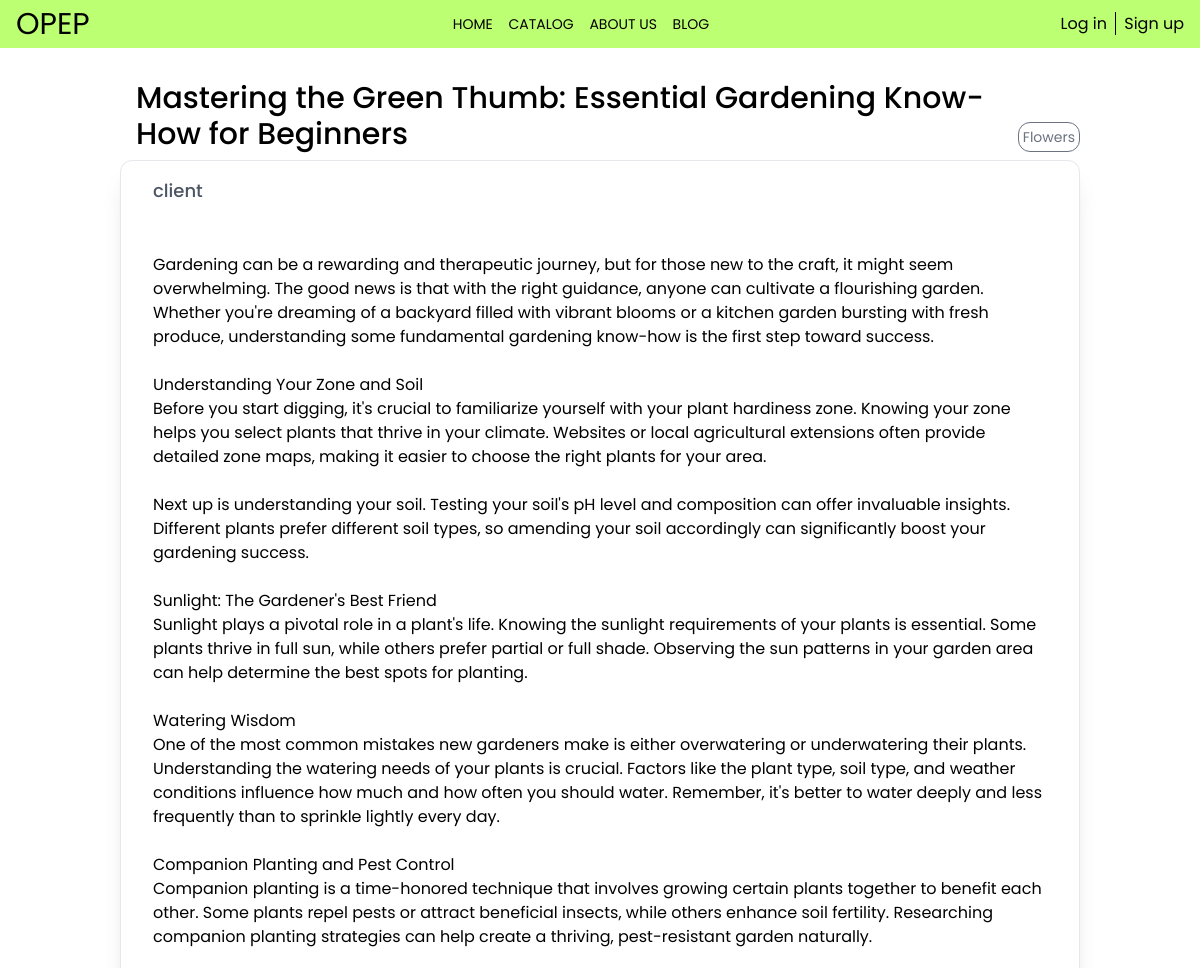
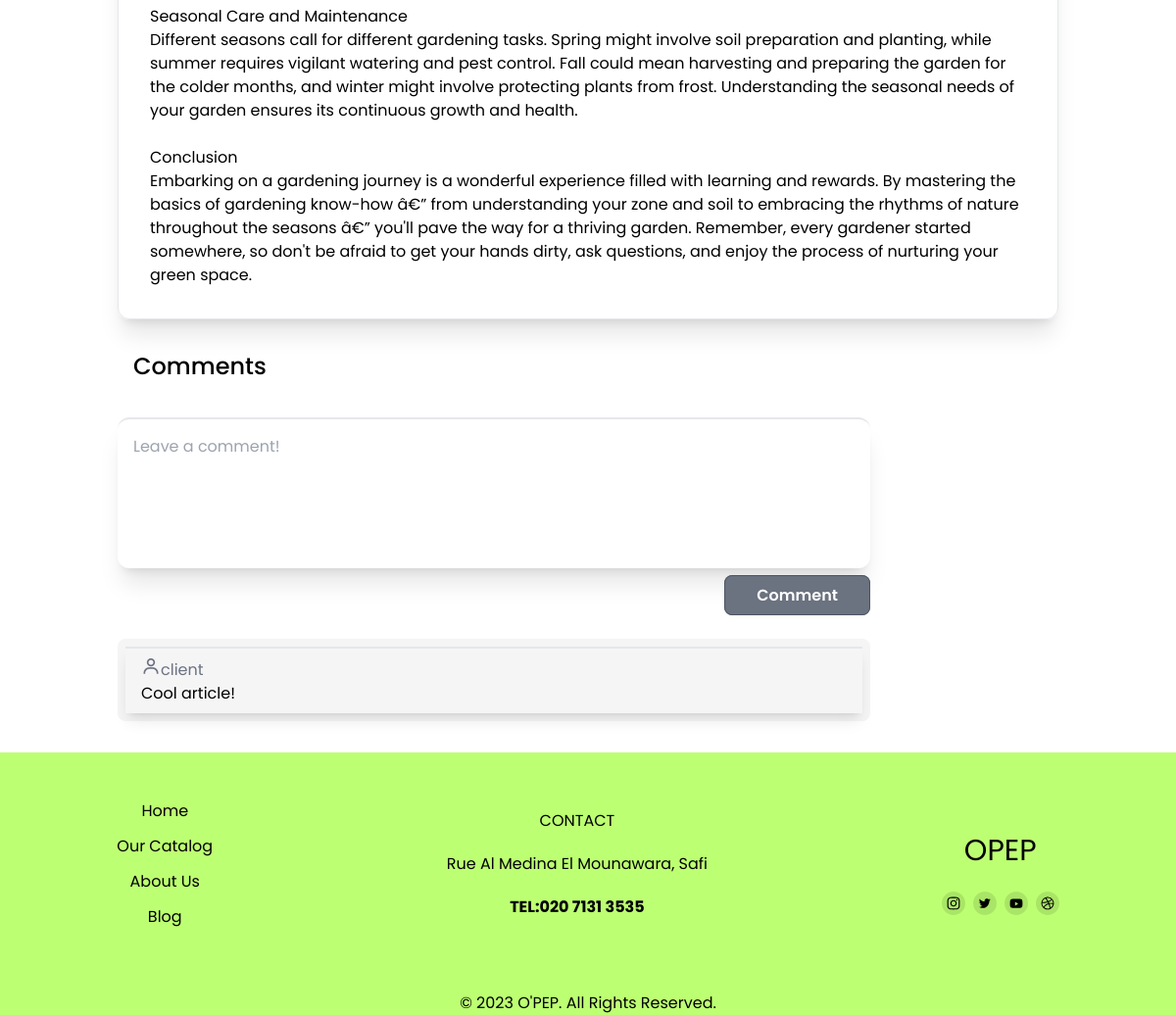
The page /src/blog/articlePage.php?article=1 on the database its author committed (2 pictures, top to bottom).
### tables this page shows
CREATE TABLE `articles` (
  `articleId` int(11) NOT NULL,
  `articleTitle` varchar(255) DEFAULT NULL,
  `articleContent` varchar(30000) DEFAULT NULL,
  `userId` int(11) NOT NULL,
  `themeId` int(11) DEFAULT NULL,
  `articleTag` varchar(50) DEFAULT NULL,
  `isDeleted` int(11) DEFAULT 0
);

CREATE TABLE `users` (
  `userId` int(11) NOT NULL,
  `userName` varchar(50) NOT NULL,
  `userEmail` varchar(300) NOT NULL,
  `userPassword` mediumblob NOT NULL,
  `isVerified` int(11) NOT NULL DEFAULT 0,
  `roleId` int(11) NOT NULL
);

CREATE TABLE `comments` (
  `commentId` int(11) NOT NULL,
  `commentContent` varchar(3000) DEFAULT NULL,
  `userSession` int(11) NOT NULL,
  `articleId` int(11) NOT NULL,
  `isDeleted` int(11) DEFAULT 0
);

### src/blog/articlePage.php (the view, shortened to what this page needs)
<?php
include "../includes/conn.php";
$userId = $_SESSION['userId'];
if (isset($_GET['article'])) {
    $articleId = htmlspecialchars($_GET['article']);
    $select = "SELECT * FROM articles JOIN users ON articles.userId = users.userId WHERE articleId = ?";
    $stmt = $conn->prepare($select);
    $stmt->bind_param("i", $articleId);
    $stmt->execute();
    $result = $stmt->get_result();
    if (mysqli_num_rows($result) > 0) {
        $row = mysqli_fetch_assoc($result);
        $articleTitle = $row['articleTitle'];
        $articleContent = $row['articleContent'];
        $articleContent = str_replace('&#10;', "<br>", $articleContent);
        $articleTag = $row['articleTag'];
        $authorName = $row['userName'];
    } else {
        header('Location:themes.php');
        exit;
    }
} else {
    header('Location:themes.php');
    exit;
}
?>
<!DOCTYPE html>
<html lang="en">
<head>
</head>
<body>
    <?php include("../includes/nav_blog.php"); ?>
    <div class="w-[95%] md:w-4/5 mx-auto flex flex-col gap-2">
        <div id="article" class="w-full flex flex-col gap-2">
            <div class="flex flex-row w-full gap-4 items-end mt-8 pl-4">
                <h1 id="title" class="text-2xl md:text-3xl font-medium"><?= $articleTitle ?></h1>
                <p id="tag" class="text-sm p-1 rounded-xl border border-gray-500 text-gray-500"><?= $articleTag ?></p>
            </div>
            <div class="flex flex-col w-full shadow-xl rounded-xl border">
                <div class="w-full flex justify-between items-center">
                    <p class="pl-8 py-4 font-medium text-lg text-gray-600">
                        <?= $authorName ?>
                    </p>
                </div>
                <p id="content" class="p-4 md:p-8 pt-0"><?= $articleContent ?> </p>
            </div>
        </div>
        <div class="flex flex-col mt-6">
            <h1 class="text-2xl font-medium pl-4">Comments</h1>
        </div>
        <div class="flex flex-col gap-4 w-[95%] mx-auto md:mx-0 md:w-4/5">
            <textarea name="comment" id="comment" cols="30" rows="5" class="w-full resize-none shadow-xl border-t-2 rounded-xl p-4" placeholder="Leave a comment!"></textarea>
            <div class="self-end">
                <?php if (!isset($_SESSION['client_name']) && !isset($_SESSION['admin_name']) && !isset($_SESSION['administrator_name'])) { ?>
                    <a href="../pages/login.php" class="px-8 py-2 bg-gray-500 border border-gray-600 text-white font-semibold rounded-lg">Comment</a>
                <?php } else { ?>
                    <button id="addComment" class="px-8 py-2 bg-gray-500 border border-gray-600 text-white font-semibold rounded-lg">Comment</button>
                <?php } ?>
            </div>
        </div>
        <div id="comments" class="flex flex-col gap-4 w-[95%] mx-auto md:mx-0 md:w-4/5 mt-6 p-2 bg-[#f5f5f5] rounded-lg">
            <?php
            $select = "SELECT * FROM comments WHERE articleId = $articleId";
            $result = mysqli_query($conn, $select);
            if (mysqli_num_rows($result) > 0) {
                while ($row = mysqli_fetch_assoc($result)) {
                    $articleId = $row['articleId'];
                    $commentId = $row['commentId'];
                    $userSession = $row['userSession'];
                    $commentContent = htmlspecialchars_decode($row['commentContent']);
                    $isDeleted = $row['isDeleted'];
                    $user = "SELECT * FROM users WHERE userId = $userSession";
                    $result2 = mysqli_query($conn, $user);
                    $row2 = mysqli_fetch_assoc($result2);
                    $userName = $row2['userName'];
                    if (($isDeleted == 1 && $userId == $userSession) || ($isDeleted == 1 && (isset($_SESSION['admin_name']) || isset($_SESSION['administrator_name'])))) {
            ?>
                        <div id="comment<?= $commentId ?>" class="flex flex-col w-full shadow-md border-t-2 p-2 pl-4 bg-red-500/30">
                            <div class="flex w-full justify-between">
                                <h1 id="user<?= $commentId ?>" class="text-gray-500"><i class='bx bx-user text-gray-500 text-xl border-gray-500'></i><?= $userName ?></h1>
                                <?php if ($userId == $userSession) { ?>
                                    <div>
                                        <p onclick="undoDelete(<?= $commentId ?>,<?= $articleId ?>)" class="cursor-pointer underline text-gray-500">Undo</p>
                                    </div>
                                <?php } else if (isset($_SESSION['admin_name']) || isset($_SESSION['administrator_name'])) { ?>
                                    <div>
                                        <p onclick="undoDelete(<?= $commentId ?>,<?= $articleId ?>)" class="cursor-pointer underline text-gray-500">Undo</p>
                                    </div>
                                <?php } ?>
                            </div>
                            <p id="p<?= $commentId ?>">[Deleted comment]</p>
                        </div>
                    <?php } elseif ($isDeleted == 1) {  ?>
                    <?php  } else { ?>
                        <div id="comment<?= $commentId ?>" class="flex flex-col w-full shadow-lg border-t-2 p-2 pl-4">
                            <div class="flex w-full justify-between">
                                <h1 id="user<?= $commentId ?>" class="text-gray-500"><i class='bx bx-user text-gray-500 text-xl border-gray-500'></i><?= $userName ?></h1>
                            </div>
                            <p id="p<?= $commentId ?>"><?= $commentContent ?></p>
                        </div>
                <?php }
                }
            } else { ?>
                <div class="flex flex-col w-full shadow-md rounded-lg border-t-2 p-2 pl-4 text-center bg-gray-200">
                    <p>No comments</p>
                </div>
            <?php    } ?>
        </div>
    </div>
</body>
</html>

### rows shown on the page
articles: articleTitle "Mastering the Green Thumb: Essential Gardening Know-How for Beginners", articleTag "Flowers", userId.userName "client", articleContent "Gardening can be a rewarding and therapeutic journey, but for those new to the craft, it might seem overwhelming. The good news is that with the right guidance, anyone can cultivate a flourishing garden. Whether you're dreaming of a backyard filled with vibrant blooms or a kitchen garden bursting with fresh produce, understanding some fundamental gardening know-how is the first step toward success. Understanding Your Zone and Soil Before you start digging, it's crucial to familiarize yourself with your plant hardiness zone. Knowing your zone helps you select plants that thrive in your climate. Websites or local agricultural extensions often provide detailed zone maps, making it easier to…"
comments: users.userName "client", commentContent "Cool article!"
